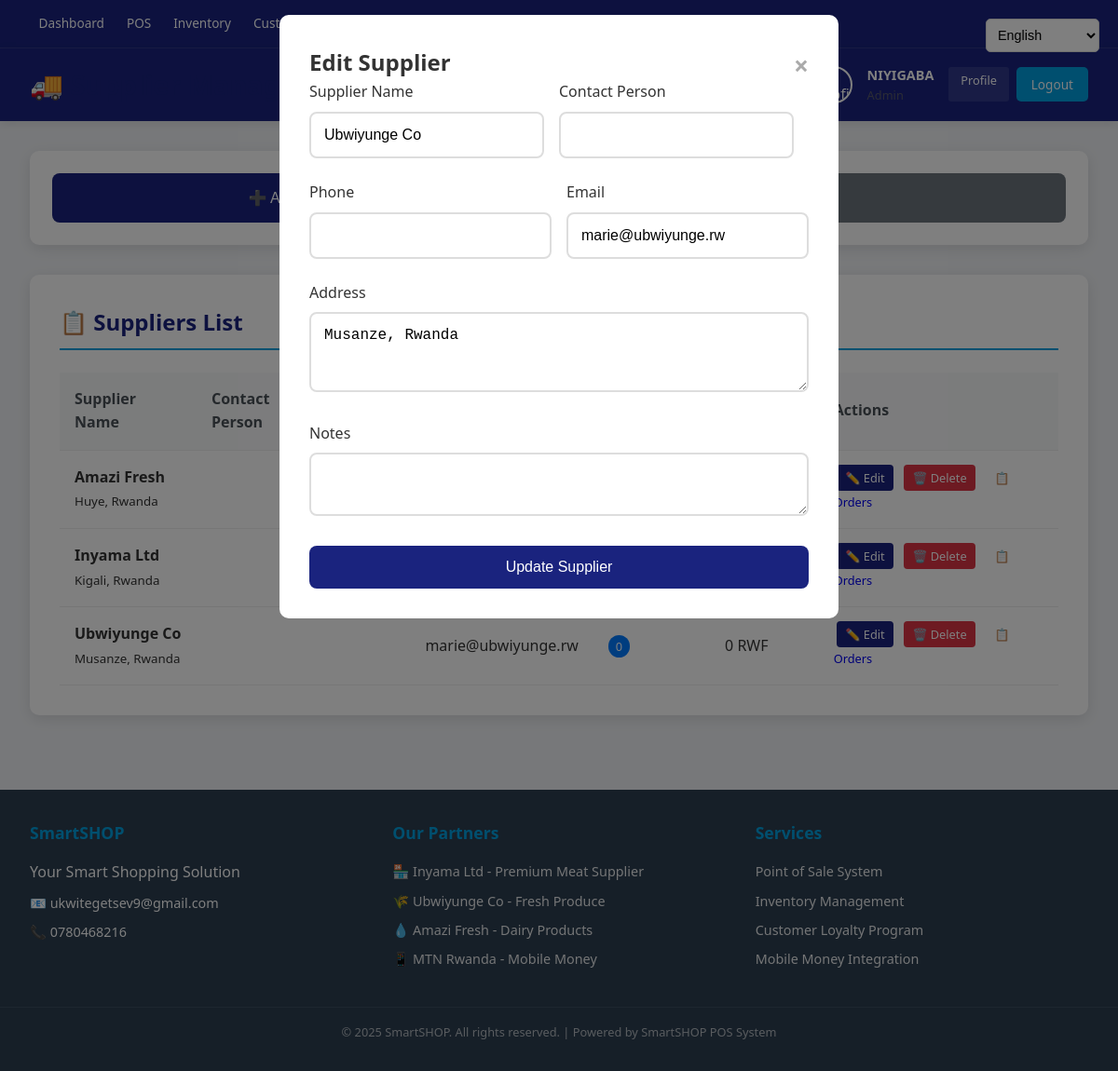
The page /app/views/suppliers/index.php?edit=2&lang=en (signed in) on the database its author committed.
### tables this page shows
CREATE TABLE `suppliers` (
  `supplier_id` int(11) NOT NULL AUTO_INCREMENT,
  `supplier_name` varchar(150) NOT NULL,
  `contact_name` varchar(100) DEFAULT NULL,
  `phone_number` varchar(20) DEFAULT NULL,
  `email` varchar(100) DEFAULT NULL,
  `address` text DEFAULT NULL,
  `created_at` timestamp NOT NULL DEFAULT current_timestamp(),
  `updated_at` timestamp NOT NULL DEFAULT current_timestamp() ON UPDATE current_timestamp(),
  PRIMARY KEY (`supplier_id`)
);

### app/helpers/Language.php (called while the page is built, shortened)
<?php
class Language {
    public static function get($key, $lang = 'en') {
        $translation = self::$translations[$lang][$key] ?? null;
        if ($translation) {
            return $translation;
        }
        return ucwords(str_replace('_', ' ', $key));
    }
}

### app/controllers/AuthController.php (called while the page is built, shortened)
<?php
require_once __DIR__ . '/../helpers/Language.php';
class AuthController {
    public function __construct() {
        $this->conn = new mysqli('localhost', 'root', '', 'smartshop');
    }
    public function isLoggedIn() {
        return isset($_SESSION['logged_in']) && $_SESSION['logged_in'] === true;
    }
    public function getCurrentUser() {
        if ($this->isLoggedIn()) {
            return [
                'user_id' => $_SESSION['user_id'],
                'full_name' => $_SESSION['full_name'],
                'email' => $_SESSION['email'],
                'role' => $_SESSION['role']
            ];
        }
        return null;
    }
}

### app/views/suppliers/index.php (the view, shortened to what this page needs)
<?php
require_once __DIR__ . '/../../controllers/AuthController.php';
require_once __DIR__ . '/../../helpers/Language.php';
require_once __DIR__ . '/../../helpers/Navigation.php';
$auth = new AuthController();
$user = $auth->getCurrentUser();
$lang = $_GET['lang'] ?? $_SESSION['language'] ?? 'en';
$host = 'localhost';
$username = 'root';
$password = '';
$database = 'smartshop';
$conn = new mysqli($host, $username, $password, $database);
$page = isset($_GET['page']) ? (int)$_GET['page'] : 1;
$limit = 10;
$offset = ($page - 1) * $limit;
$suppliers = $conn->query("
    SELECT s.*,
           0 as total_orders,
           0 as total_spent
    FROM suppliers s
    ORDER BY s.supplier_name
    LIMIT $limit OFFSET $offset
");
$edit_supplier = null;
if (isset($_GET['edit'])) {
    $edit_id = $_GET['edit'];
    $edit_result = $conn->query("SELECT * FROM suppliers WHERE supplier_id = $edit_id");
    $edit_supplier = $edit_result->fetch_assoc();
}
?>
<!DOCTYPE html>
<html lang="<?php echo $lang; ?>">
<head>
    <link rel="stylesheet" href="../../../public/css/main.css">
    <link rel="stylesheet" href="../../../public/css/dashboard.css">
</head>
<body>
    <div class="language-selector">
        <select onchange="changeLanguage(this.value)">
            <option value="en" <?php echo $lang === 'en' ? 'selected' : ''; ?>>English</option>
        </select>
    </div>
    <div class="dashboard-container">
        <header class="header">
            <h1>🚚 <?php echo Language::get('supplier_management', $lang); ?></h1>
            <div class="user-info">
                <div class="user-profile">
                    <div class="user-details">
                        <span class="user-name"><?php echo $user['full_name']; ?></span>
                        <span class="user-role"><?php echo Language::get(strtolower($user['role']), $lang); ?></span>
                    </div>
                    <div class="user-menu">
                        <a href="../profile/index.php?lang=<?php echo $lang; ?>" class="profile-link"><?php echo Language::get('profile', $lang); ?></a>
                        <a href="../../controllers/logout.php" class="btn-logout"><?php echo Language::get('logout', $lang); ?></a>
                    </div>
                </div>
            </div>
        </header>
        <div class="content">
            <div class="supplier-actions">
                <button onclick="openAddModal()" class="btn">➕ <?php echo Language::get('add_supplier', $lang); ?></button>
                <a href="orders.php?lang=<?php echo $lang; ?>" class="btn btn-secondary">📋 <?php echo Language::get('purchase_orders', $lang); ?></a>
            </div>
            <div class="suppliers-section">
                <h2>📋 <?php echo Language::get('suppliers_list', $lang); ?></h2>
                <div class="suppliers-table">
                    <table>
                        <thead>
                            <tr>
                                <th><?php echo Language::get('supplier_name', $lang); ?></th>
                                <th><?php echo Language::get('contact_person', $lang); ?></th>
                                <th><?php echo Language::get('phone', $lang); ?></th>
                                <th><?php echo Language::get('email', $lang); ?></th>
                                <th><?php echo Language::get('total_orders', $lang); ?></th>
                                <th><?php echo Language::get('total_spent', $lang); ?></th>
                                <th><?php echo Language::get('actions', $lang); ?></th>
                            </tr>
                        </thead>
                        <tbody>
                            <?php while ($supplier = $suppliers->fetch_assoc()): ?>
                                <tr>
                                    <td>
                                        <strong><?php echo htmlspecialchars($supplier['supplier_name']); ?></strong>
                                        <br><small><?php echo htmlspecialchars($supplier['address']); ?></small>
                                    </td>
                                    <td><?php echo htmlspecialchars($supplier['contact_person'] ?? ''); ?></td>
                                    <td><?php echo htmlspecialchars($supplier['phone'] ?? ''); ?></td>
                                    <td><?php echo htmlspecialchars($supplier['email']); ?></td>
                                    <td><span class="badge"><?php echo $supplier['total_orders']; ?></span></td>
                                    <td><?php echo number_format($supplier['total_spent']); ?> RWF</td>
                                    <td>
                                        <a href="?edit=<?php echo $supplier['supplier_id']; ?>&lang=<?php echo $lang; ?>" class="btn-small btn-primary">✏️ <?php echo Language::get('edit', $lang); ?></a>
                                        <a href="?delete=<?php echo $supplier['supplier_id']; ?>&lang=<?php echo $lang; ?>" class="btn-small btn-danger" onclick="return confirm('<?php echo Language::get('confirm_delete', $lang); ?>')">🗑️ <?php echo Language::get('delete', $lang); ?></a>
                                        <a href="orders.php?supplier_id=<?php echo $supplier['supplier_id']; ?>&lang=<?php echo $lang; ?>" class="btn-small">📋 <?php echo Language::get('orders', $lang); ?></a>
                                    </td>
                                </tr>
                            <?php endwhile; ?>
                        </tbody>
                    </table>
                </div>
            </div>
        </div>
        <?php include __DIR__ . '/../../includes/footer.php'; ?>
    </div>
    <div id="supplier-modal" class="modal">
        <div class="modal-content">
            <span class="close" onclick="closeModal()">&times;</span>
            <h2><?php echo $edit_supplier ? Language::get('edit_supplier', $lang) : Language::get('add_supplier', $lang); ?></h2>
            <form method="POST" class="supplier-form">
                <div class="form-row">
                    <div class="form-group">
                        <label class="form-label"><?php echo Language::get('supplier_name', $lang); ?></label>
                        <input type="text" name="supplier_name" class="form-input" value="<?php echo $edit_supplier ? htmlspecialchars($edit_supplier['supplier_name']) : ''; ?>" required>
                    </div>
                    <div class="form-group">
                        <label class="form-label"><?php echo Language::get('contact_person', $lang); ?></label>
                        <input type="text" name="contact_person" class="form-input" value="<?php echo $edit_supplier ? htmlspecialchars($edit_supplier['contact_person'] ?? '') : ''; ?>" required>
                    </div>
                </div>
                <div class="form-row">
                    <div class="form-group">
                        <label class="form-label"><?php echo Language::get('phone', $lang); ?></label>
                        <input type="tel" name="phone" class="form-input" value="<?php echo $edit_supplier ? htmlspecialchars($edit_supplier['phone'] ?? '') : ''; ?>" required>
                    </div>
                    <div class="form-group">
                        <label class="form-label"><?php echo Language::get('email', $lang); ?></label>
                        <input type="email" name="email" class="form-input" value="<?php echo $edit_supplier ? htmlspecialchars($edit_supplier['email']) : ''; ?>">
                    </div>
                </div>
                <div class="form-group">
                    <label class="form-label"><?php echo Language::get('address', $lang); ?></label>
                    <textarea name="address" class="form-input" rows="3" required><?php echo $edit_supplier ? htmlspecialchars($edit_supplier['address']) : ''; ?></textarea>
                </div>
                <div class="form-group">
                    <label class="form-label"><?php echo Language::get('notes', $lang); ?></label>
                    <textarea name="notes" class="form-input" rows="2"><?php echo $edit_supplier ? htmlspecialchars($edit_supplier['notes'] ?? '') : ''; ?></textarea>
                </div>
                <button type="submit" name="<?php echo $edit_supplier ? 'update_supplier' : 'add_supplier'; ?>" class="btn">
                    <?php echo $edit_supplier ? Language::get('update_supplier', $lang) : Language::get('add_supplier', $lang); ?>
                </button>
            </form>
        </div>
    </div>
</body>
</html>

### public/css/main.css (style rules this page uses)
:root { --primary: #1a237e; --secondary: #2c3e50; --accent: #00A0DF; --background: #f0f2f5; --text: #333333; --white: #ffffff; --success: #28a745; --error: #dc3545; --border: #ddd; }
* { margin: 0; padding: 0; box-sizing: border-box; }
body { font-family: 'Segoe UI', Tahoma, Geneva, Verdana, sans-serif; background: var(--background); color: var(--text); line-height: 1.6; }
.language-selector { position: fixed !important; top: 20px !important; right: 20px !important; left: auto !important; z-index: 1000 !important; }
.language-selector select { padding: 0.5rem; border: 1px solid var(--border); border-radius: 5px; background: var(--white); font-size: 0.9rem; }
.form-group { margin-bottom: 1.5rem; }
.form-label { display: block; margin-bottom: 0.5rem; font-weight: 500; color: var(--text); }
.form-input { width: 100%; padding: 0.875rem; border: 2px solid var(--border); border-radius: 8px; font-size: 1rem; transition: border-color 0.3s ease; }
.btn { width: 100%; padding: 0.875rem; background: var(--primary); color: var(--white); border: none; border-radius: 8px; font-size: 1rem; font-weight: 500; cursor: pointer; transition: all 0.3s ease; }
.dashboard-container { min-height: 100vh; background: var(--background); }
.header { background: var(--white); padding: 1.5rem 2rem; display: flex; justify-content: space-between; align-items: center; box-shadow: 0 2px 4px rgba(0,0,0,0.05); }
.header h1 { color: var(--primary); font-size: 1.8rem; font-weight: 600; }
.user-profile { display: flex; align-items: center; gap: 1rem; }
.user-details { display: flex; flex-direction: column; }
.user-name { font-weight: 600; font-size: 0.9rem; }
.user-role { font-size: 0.8rem; color: #666; }
.user-menu { display: flex; gap: 0.5rem; }
.profile-link, .btn-logout { background: var(--accent); color: var(--white); padding: 0.4rem 0.8rem; text-decoration: none; border-radius: 6px; font-size: 0.85rem; font-weight: 500; transition: background 0.3s ease; }

### public/css/dashboard.css (style rules this page uses)
:root { --primary: #1a237e; --secondary: #2c3e50; --accent: #00A0DF; --background: #f0f2f5; --text: #333333; }
* { margin: 0; padding: 0; box-sizing: border-box; }
body { font-family: 'Segoe UI', Tahoma, Geneva, Verdana, sans-serif; background: var(--background); color: var(--text); min-height: 100vh; }
.language-selector { position: fixed !important; top: 20px !important; right: 20px !important; left: auto !important; z-index: 1000 !important; }
.language-selector select { padding: 0.5rem; border: 1px solid #ddd; border-radius: 5px; background: white; }
.user-profile { display: flex; align-items: center; gap: 1rem; }
.user-details { display: flex; flex-direction: column; }
.user-name { font-weight: bold; font-size: 0.9rem; }
.user-role { font-size: 0.8rem; opacity: 0.8; }
.user-menu { display: flex; gap: 0.5rem; }
.profile-link { background: rgba(255,255,255,0.1); color: white; padding: 0.3rem 0.8rem; text-decoration: none; border-radius: 3px; font-size: 0.8rem; transition: background 0.3s; }
.header { background: var(--primary); color: white; padding: 1rem 2rem; display: flex; justify-content: space-between; align-items: center; box-shadow: 0 2px 10px rgba(0,0,0,0.1); }
.header h1 { font-size: 1.8rem; }
.user-info { display: flex; align-items: center; gap: 1rem; }
.btn-logout { background: var(--accent); color: white; padding: 0.5rem 1rem; text-decoration: none; border-radius: 5px; transition: background 0.3s; }
.content { padding: 2rem; max-width: 1200px; margin: 0 auto; }
.content h2 { margin-bottom: 2rem; color: var(--primary); }

### rows shown on the page
suppliers: supplier_name "Amazi Fresh", address "Huye, Rwanda"
suppliers: supplier_name "Inyama Ltd", address "Kigali, Rwanda"
suppliers: supplier_name "Ubwiyunge Co", address "Musanze, Rwanda", email "marie@ubwiyunge.rw", total_orders "0", total_spent "0"

### other values the page prints
$link['label'] "Dashboard"
$link['label'] "POS"
$link['label'] "Inventory"
Language::get('supplier_management', $lang) "Supplier Management"
$user['full_name'] "NIYIGABA"
Language::get(strtolower($user['role']), $lang) "Admin"
Language::get('profile', $lang) "Profile"
Language::get('logout', $lang) "Logout"
Language::get('suppliers_list', $lang) "Suppliers List"
Language::get('supplier_name', $lang) "Supplier Name"
Language::get('contact_person', $lang) "Contact Person"
Language::get('actions', $lang) "Actions"
Language::get('edit_supplier', $lang) "Edit Supplier"
Language::get('phone', $lang) "Phone"
Language::get('email', $lang) "Email"
